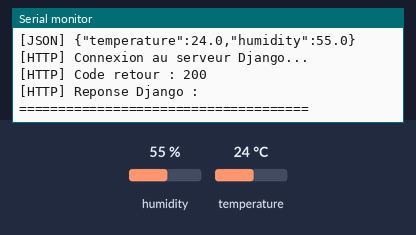
Bench run of a sketch on a simulated ESP8266 (NodeMCU). Parts: the last lines printed to the serial monitor. The inputs (shaded band) are chosen by the test bench; at power-on: humidity 55 %, temperature 24 °C. WiFi joins after 1.5 s; servers stay silent unless stated; uploads are accepted with an empty reply.

Above: at 6.1 s.
6.2 s: humidity set to 22 %
At 10.36 s:
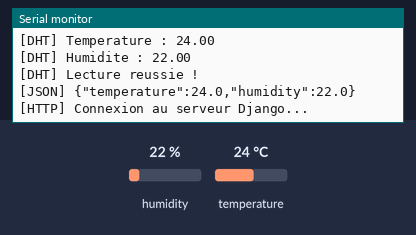
12.1 s: temperature set to 12 °C
At 15.6 s:
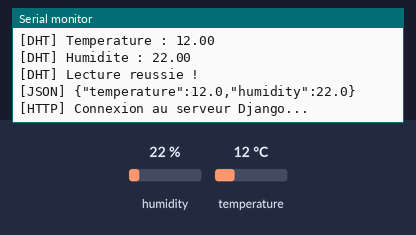
18.0 s: humidity set to 40 %
At 20.83 s:
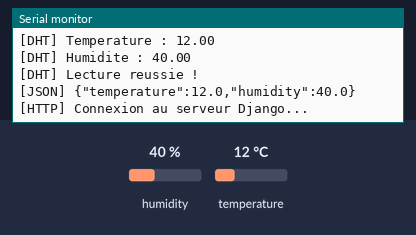
Timing chart, 0 to 22.3 s (numbered marks = the images above; inputs shaded):
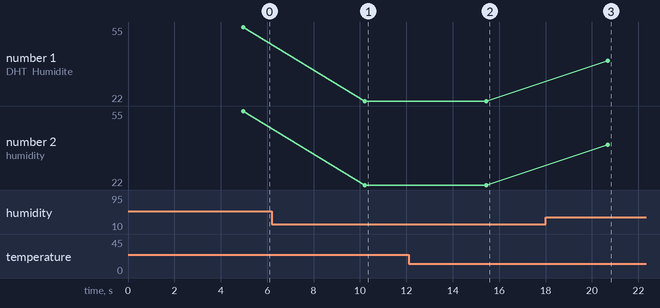

The sketch:

sketch_nov16a.ino
```cpp
#include <ESP8266WiFi.h>
#include <ESP8266HTTPClient.h>
#include <WiFiClient.h>
#include <DHT.h>

// ========== CONFIGURATION DHT11 ==========
#define DHTPIN D2
#define DHTTYPE DHT11

DHT dht(DHTPIN, DHTTYPE);

// ========== CONFIGURATION WIFI ==========
const char* WIFI_SSID = "HABIB";
const char* WIFI_PASSWORD = "12345678";

// ========== SERVEUR DJANGO ==========
const char* SERVER_URL = "http://10.217.231.51:8000/post/";
const char* SERVER_HOST = "10.217.231.51";
const int SERVER_PORT = 8000;

// ========== TEST CONNEXION TCP ==========
void testTCPConnection() {

    WiFiClient client;

    Serial.println("\n========== TEST TCP ==========");

    Serial.print("[ESP] IP : ");
    Serial.println(WiFi.localIP());

    Serial.print("[ESP] Gateway : ");
    Serial.println(WiFi.gatewayIP());

    Serial.print("[ESP] Subnet : ");
    Serial.println(WiFi.subnetMask());

    Serial.println("[TCP] Connexion vers Django...");

    if (client.connect(SERVER_HOST, SERVER_PORT)) {

        Serial.println("[TCP] CONNEXION REUSSIE !");

        client.stop();

    } else {

        Serial.println("[TCP] ECHEC DE CONNEXION !");
    }

    Serial.println("==============================");

}

// ========== TEST HTTP GET ==========
void testHTTPConnection() {

    WiFiClient client;
    HTTPClient http;

    Serial.println("\n========== TEST HTTP GET ==========");

    if (http.begin(client, "http://10.217.231.51:8000/list/")) {

        Serial.println("[HTTP] Envoi GET /list/");

        int httpCode = http.GET();

        Serial.print("[HTTP] Code retour : ");
        Serial.println(httpCode);

        if (httpCode > 0) {
            Serial.println("[HTTP] Reponse Django :");
            Serial.println(http.getString());
        } else {
            Serial.println("[HTTP] Erreur :");
            Serial.println(http.errorToString(httpCode));
        }

        http.end();

    } else {

        Serial.println("[HTTP] Impossible de demarrer HTTP !");
    }

    Serial.println("===================================");

}

// ========== CONNEXION WIFI ==========
void connectWiFi() {

    Serial.println("\n[WIFI] Connexion en cours...");

    WiFi.mode(WIFI_STA);
    WiFi.begin(WIFI_SSID, WIFI_PASSWORD);

    int attempts = 0;

    while (WiFi.status() != WL_CONNECTED && attempts < 30) {

        delay(500);
        Serial.print(".");

        attempts++;
    }

    if (WiFi.status() == WL_CONNECTED) {

        Serial.println("\n[WIFI] CONNECTE !");

        Serial.print("[WIFI] Adresse IP ESP8266 : ");
        Serial.println(WiFi.localIP());

    } else {

        Serial.println("\n[WIFI] ECHEC DE CONNEXION !");
    }

}

// ========== SETUP ==========
void setup() {

    Serial.begin(115200);
    delay(1000);

    Serial.println("\n========== DEMARRAGE ESP8266 ==========");

    // Initialisation DHT11
    Serial.println("[DHT] Initialisation...");

    dht.begin();

    delay(2000);

    Serial.println("[DHT] Initialisation terminee.");

    // Connexion WiFi
    connectWiFi();

    if (WiFi.status() == WL_CONNECTED) {

        // Informations réseau
        Serial.print("[ESP] Gateway : ");
        Serial.println(WiFi.gatewayIP());

        Serial.print("[ESP] Subnet : ");
        Serial.println(WiFi.subnetMask());

        // Test TCP
        testTCPConnection();

        // Test HTTP GET
        testHTTPConnection();

    }

    Serial.println("\n========== FIN INITIALISATION ==========");

}

// ========== LOOP ==========
void loop() {

    Serial.println("\n========== NOUVELLE MESURE ==========");

    // 1. Vérification WiFi
    if (WiFi.status() != WL_CONNECTED) {

        Serial.println("[WIFI] DECONNECTE !");
        WiFi.reconnect();

        delay(3000);
        return;
    }

    Serial.println("[WIFI] CONNECTE");

    // 2. Lecture DHT11
    Serial.println("[DHT] Lecture du capteur...");

    float humidity = dht.readHumidity();
    float temperature = dht.readTemperature();

    Serial.print("[DHT] Temperature : ");
    Serial.println(temperature);

    Serial.print("[DHT] Humidite : ");
    Serial.println(humidity);

    // 3. Vérification données
    if (isnan(temperature) || isnan(humidity)) {

        Serial.println("[ERREUR] Lecture DHT11 impossible !");

        delay(5000);
        return;
    }

    Serial.println("[DHT] Lecture reussie !");

    // 4. Construction JSON
    String json = "{\"temperature\":" + String(temperature, 1)
                + ",\"humidity\":" + String(humidity, 1) + "}";

    Serial.println("[JSON] " + json);

    // 5. Envoi POST vers Django
    WiFiClient client;
    HTTPClient http;

    Serial.println("[HTTP] Connexion au serveur Django...");

    if (http.begin(client, SERVER_URL)) {

        http.addHeader("Content-Type", "application/json");

        int httpCode = http.POST(json);

        Serial.print("[HTTP] Code retour : ");
        Serial.println(httpCode);

        if (httpCode > 0) {

            Serial.println("[HTTP] Reponse Django :");
            Serial.println(http.getString());

            if (httpCode == 201) {
                Serial.println("[SUCCESS] Mesure enregistree !");
            }

        } else {

            Serial.print("[HTTP] Erreur : ");
            Serial.println(http.errorToString(httpCode));
        }

        http.end();

    } else {

        Serial.println("[HTTP] Impossible de demarrer HTTP !");
    }

    Serial.println("=====================================");

    delay(5000);

}
```

Measured:
- after the input at 6.2 s, the serial monitor: prints a new line after 4.0 s (image 1)
- after the input at 12.1 s, the serial monitor: prints a new line after 3.3 s (image 2)
- after the input at 18.0 s, the serial monitor: prints a new line after 2.7 s (image 3)
- plotted number 1: 55 → 22 after the input at 6.2 s, 22 → 40 after the input at 18.0 s
- plotted number 2: 55 → 22 after the input at 6.2 s, 22 → 40 after the input at 18.0 s
